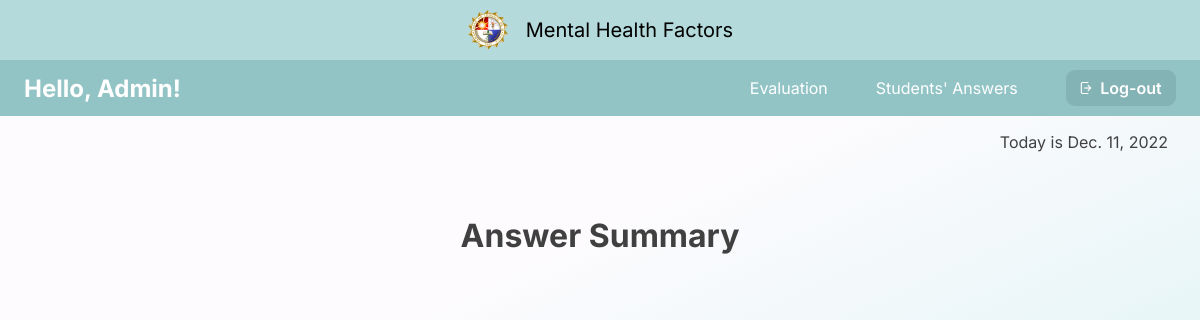
The page /student_answer/1 on the database as committed earlier.
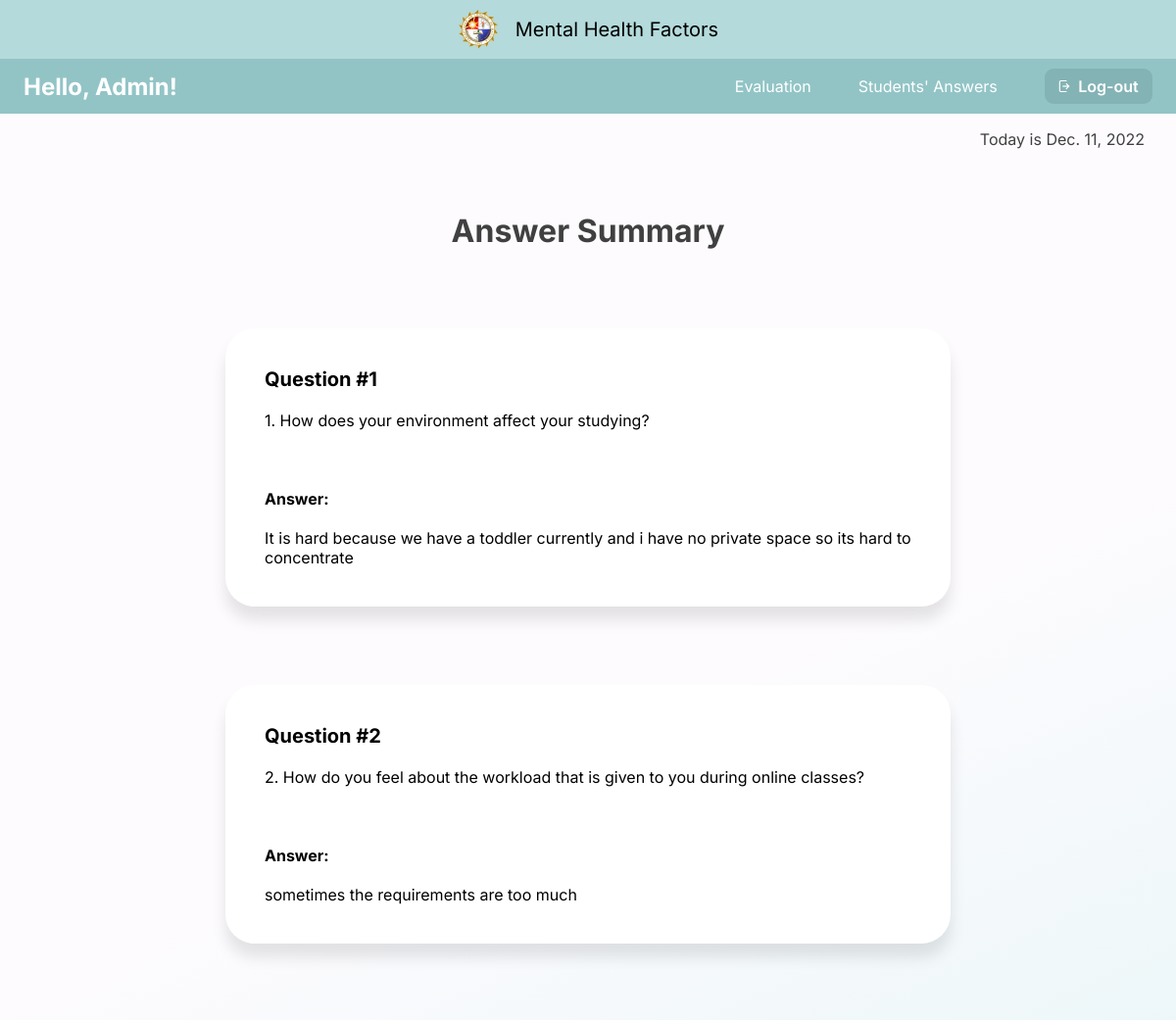
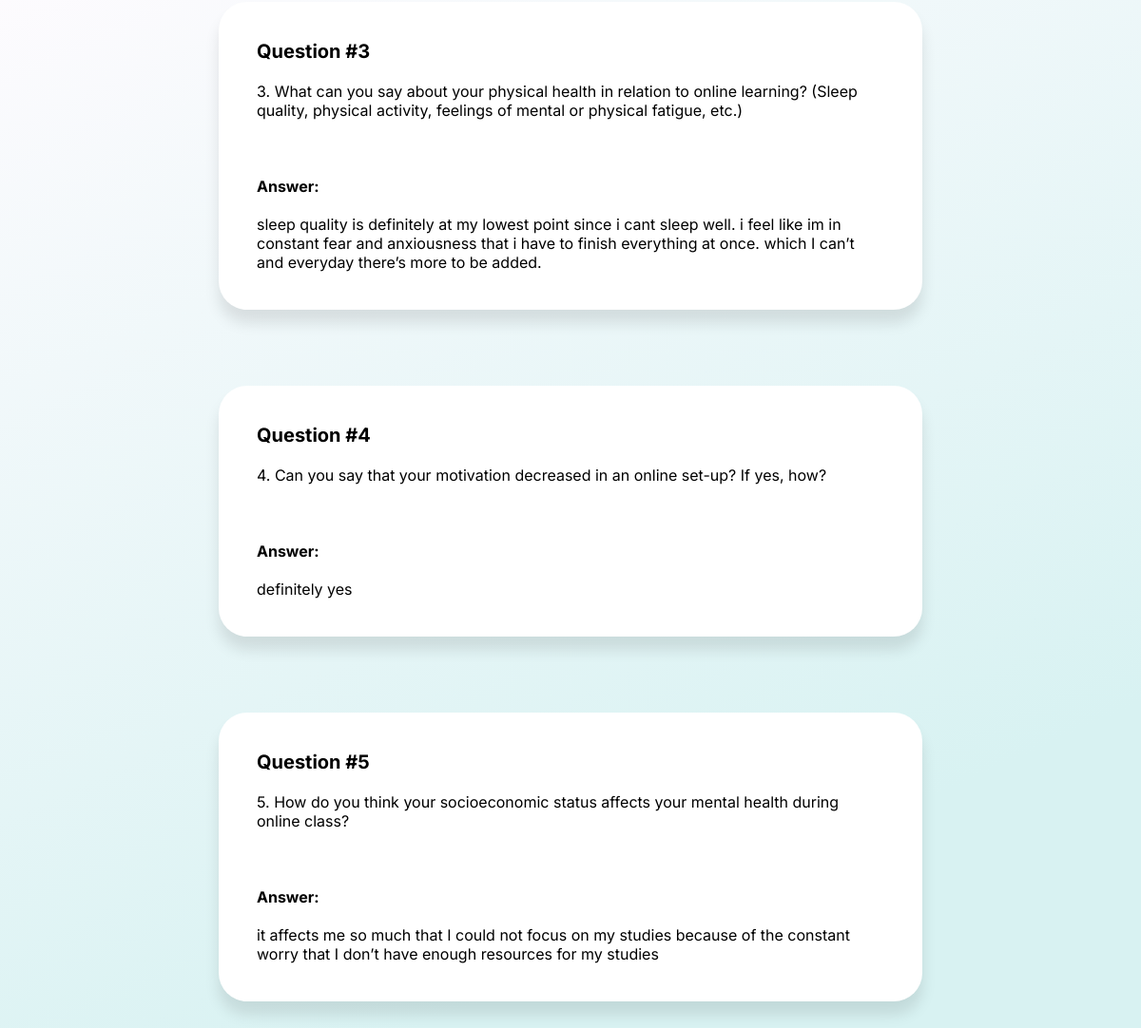
The same page on the database as committed later (2 pictures, top to bottom).
### capswebsite/models.py (models this page shows, shortened)
class Answers(models.Model):
    email_error_message = 'Email must be: @plm.edu.ph'
    email_regex = RegexValidator(
    regex=r'^[A-Za-z0-9._%+-]+@plm.edu.ph$',
    message=email_error_message
    )
    ID_error_message = 'Faculty ID must be entered in format: 20XXXXXXX'
    ID_regex = RegexValidator(
        regex=r'^20\d{7}$',
        message=ID_error_message
    )
    Year_CHOICES = (
        ('1st Year', '1st Year'),
        ('2nd Year', '2nd Year'),
        ('3rd Year', '3rd Year'),
        ('4th Year', '4th Year'),
        ('5th Year', '5th Year'),
        ('6th Year', '6th Year'),
    )
    email = models.EmailField(verbose_name="Email",max_length=60,validators=[email_regex],blank=True)
    firstName = models.CharField(max_length=100, verbose_name='First Name', null=True,blank=True)
    lastName = models.CharField(max_length=100, verbose_name='Last Name', null=True,blank=True)
    numberID = models.CharField(max_length=100,validators=[ID_regex], verbose_name='Number ID', null=True,blank=True)
    college= models.ForeignKey(College, verbose_name='College',null=True,blank=True,on_delete=models.CASCADE)
    course= models.ForeignKey(Course, verbose_name='Course',null=True,blank=True,on_delete=models.CASCADE)
    year = models.CharField(max_length=10, choices=Year_CHOICES, verbose_name='Year', null=True,blank=True)
    block = models.CharField(max_length=10, verbose_name='Block', null=True,blank=True)
    question1 = models.CharField(max_length=1000, verbose_name="question1",null=True, blank =True)
    question2 = models.CharField(max_length=1000, verbose_name="question2",null=True, blank =True)
    question3 = models.CharField(max_length=1000, verbose_name="question3",null=True, blank =True)
    question4 = models.CharField(max_length=1000, verbose_name="question4",null=True, blank =True)
    question5 = models.CharField(max_length=1000, verbose_name="question5",null=True, blank =True)

### capswebsite/views.py (the view)
# urls.py: re_path(r'^student_answer/(?P<pk>[a-zA-Z0-9]+$)', views.student_answer, name='student_answer'),
def student_answer(request, pk):
    context={}
    date2day = date.today() #datetime = date + time
    answers = Answers.objects.filter(id=pk)
    context = {'answers':answers}
    context['date2day'] = date2day
    return render(request, 'admin/student_answer.html',context)

### capswebsite/templates/admin/student_answer.html (shortened to what this page needs)
{% load static %}
{% include 'admin/admin_navbar.html' %}
{% block content %}
<p class="date-time">Today is {{date2day}}</p>
<div class="title">Answer Summary</div>
        {% for ans in answers %}
        <div class="qna">
            <span>Question #1</span>
            <br><br>
            1. How does your environment affect your studying?
            <br><br><br><br>
            <label for="answer"><b>Answer:</b></label>
            <br><br>
            {{ans.question1}}
        </div>
        <div class="qna">
            <span>Question #2</span>
            <br><br>
            2. How do you feel about the workload that is given to you during online classes?
            <br><br><br><br>
            <label for="answer"><b>Answer:</b></label>
            <br><br>
            {{ans.question2}}
        </div>
        <div class="qna">
            <span>Question #3</span>
            <br><br>
            3. What can you say about your physical health in relation to online learning? (Sleep quality, physical activity, feelings of mental or physical fatigue, etc.)
            <br><br><br><br>
            <label for="answer"><b>Answer:</b></label>
            <br><br>
            {{ans.question3}}
        </div>
        <div class="qna">
            <span>Question #4</span>
            <br><br>
            4. Can you say that your motivation decreased in an online set-up? If yes, how?
            <br><br><br><br>
            <label for="answer"><b>Answer:</b></label>
            <br><br>
            {{ans.question4}}
        </div>
        <div class="qna">
            <span>Question #5</span>
            <br><br>
            5. How do you think your socioeconomic status affects your mental health during online class?
            <br><br><br><br>
            <label for="answer"><b>Answer:</b></label>
            <br><br>
            {{ans.question5}}
        </div>
{%endfor%}
{% endblock %}

### capswebsite/templates/admin/admin_navbar.html (shortened to what this page needs)
{% load static %}
<!DOCTYPE html>
<html lang="en">
<head>
    <link rel="stylesheet" href="{% static '/css/admin_navbar.css' %}">
    <link rel="stylesheet" href="https://cdnjs.cloudflare.com/ajax/libs/font-awesome/4.7.0/css/font-awesome.min.css">
</head>
<body>
    <div class="nav-bar-1">
            <img src="{% static 'image/plm-logo.png' %}" style="vertical-align: middle">
            &nbsp;&nbsp;
            Mental Health Factors
    </div>
    <div class="nav-bar-2">
        <p class="hello">Hello, Admin!</p>
            <ul>
                <li><a href="{% url 'evaluation' %}"> Evaluation </a></li>
                <li><a href="{% url 'student_list' %}"> Students' Answers </a></li>
            </ul>
            <a href="{% url 'logout' %}">
                <button class="btn-logout"><img src="{% static 'image/logout-icon.png' %}" height="12em">&nbsp; Log-out</button>
            </a>
        </div>
</body>
</html>

### capswebsite/static/css/admin_navbar.css (style rules this page uses)
body { margin:0px; width: 100%; height: 100%; }
.nav-bar-1 { height: 3em; background-color: #B4DADB; text-align: center; align-items: center; display: flex; place-items: center; place-content: center; font-family: 'Inter'; font-style: normal; font-weight: 400; font-size: 20px; }
.nav-bar-2 { background: #92C4C6; height: 3.5em; display: flex; align-items: center; }
.hello { margin: 0%; padding-left: 1em; font-family: 'Inter'; font-style: normal; font-weight: 700; font-size: 24px; color: white; }
ul { list-style: none; }
li { float: left; }
li a { display: block; color: white; text-align: center; padding: 1em; margin-left: 1em; text-decoration: none; font-family: 'Inter'; font-style: normal; font-weight: 400; font-size: 1em; }
.btn-logout { background-color: #84B3B5; border: none; color: white; padding: .5em .9em; text-align: center; text-decoration: none; display: inline-block; margin: 2px; margin-left: 2em; margin-right: 1.5em; cursor: pointer; font-family: 'Inter'; font-style: normal; font-weight: 600; font-size: 1em; border-radius: 9px; }

### capswebsite/templates/admin/student_answer.html (style rules this page uses)
body { margin: 0px; min-height: 100vh; background: linear-gradient(155.57deg, #FDFBFE 36.97%, #D8F2F2 83.32%); background-repeat: no-repeat; }
.date-time { font-family: 'Inter'; font-style: normal; font-weight: 400; font-size: 1em; color: #404040; text-align: right; margin-right: 2em; }
.title { font-family: 'Inter'; font-style: normal; font-weight: 700; font-size: 2em; text-align: center; margin-top: 2em; color: #404040; }
.qna { display: block; min-width: 100px; max-width: 55%; height: auto; padding: 40px; margin: 80px auto; background: #FFFFFF; box-shadow: 0px 14px 15px rgba(0, 0, 0, 0.1); border-radius: 30px; font-family: 'Inter'; font-style: normal; font-weight: 400; font-size: 16px; }
.qna span { font-family:'Inter'; font-size: 20px; font-weight: 700; }

Rows that differ between the two databases and show on the page:
added Answers: question1 "It is hard because we have a toddler currently and i have no private space so its hard to concentrate", question2 "sometimes the requirements are too much", question3 "sleep quality is definitely at my lowest point since i cant sleep well. i feel like im in constant fear and anxiousness that i have to finish everything at once. which I can’t and everyday there’s more to be added.", question4 "definitely yes", question5 "it affects me so much that I could not focus on my studies because of the constant worry that I don’t have enough resources for my studies"
